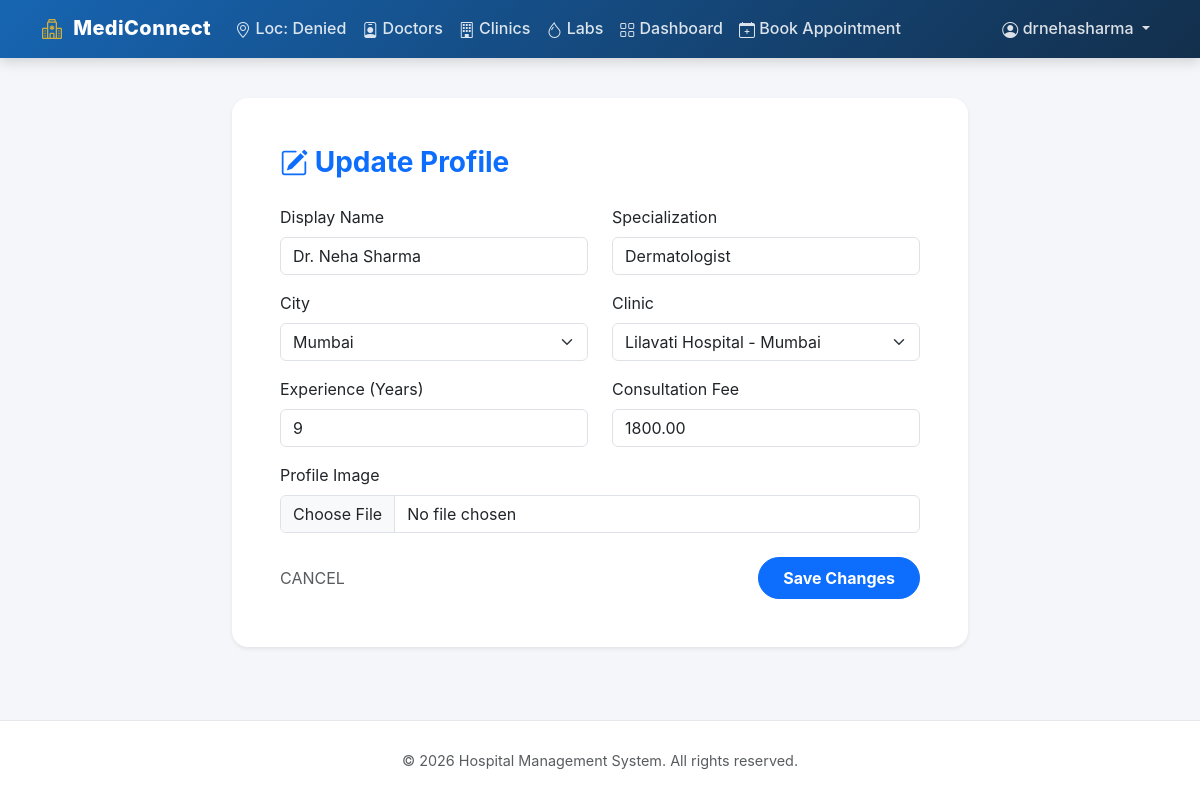
Screenshot of /profile/update/ (signed in) with the database file from the repository.
### doctors/models.py (models this page shows, shortened)
class Doctor(models.Model):
    user = models.OneToOneField(
        User, on_delete=models.CASCADE, related_name='doctor_profile',
        null=True, blank=True  # Admin-created doctors may not have user account
    )
    name = models.CharField(max_length=200)
    specialization = models.CharField(max_length=200)
    city = models.ForeignKey(City, on_delete=models.CASCADE, related_name='doctors')
    clinic = models.ForeignKey(
        Clinic, on_delete=models.CASCADE, related_name='doctors',
        help_text="Primary hospital/clinic"
    )
    experience = models.IntegerField(help_text="Years of experience")
    consultation_fee = models.DecimalField(max_digits=10, decimal_places=2)
    profile_image = models.ImageField(
        upload_to='doctors/', blank=True, null=True
    )
    class Meta:
        verbose_name_plural = "Doctors"

### doctors/views.py (the view)
# urls.py: path('profile/update/', views.update_profile, name='update_profile'),
@login_required
def update_profile(request):
    doctor = get_object_or_404(Doctor, user=request.user)
    if request.method == 'POST':
        form = DoctorProfileUpdateForm(request.POST, request.FILES, instance=doctor)
        if form.is_valid():
            form.save()
            messages.success(request, 'Profile updated successfully!')
            return redirect('doctors:dashboard')
    else:
        form = DoctorProfileUpdateForm(instance=doctor)
    return render(request, 'doctors/profile_update.html', {'form': form})

### hospitals/models.py (called while the page is built)
    def __str__(self):
        return self.name

    def __str__(self):
        return f"{self.name} - {self.city.name}"

### templates/doctors/profile_update.html (shortened to what this page needs)
{% extends 'base.html' %}
{% block content %}
<div class="row justify-content-center">
    <div class="col-md-8">
        <div class="card shadow-sm border-0" style="border-radius: 1rem;">
            <div class="card-body p-5">
                <h3 class="mb-4 text-primary fw-bold"><i class="bi bi-pencil-square"></i> Update Profile</h3>
                <form method="post" enctype="multipart/form-data" id="profileUpdateForm">
                    <div class="row">
                        <div class="col-md-6 mb-3">
                            <label class="form-label">Display Name</label>
                            {{ form.name }}
                        </div>
                        <div class="col-md-6 mb-3">
                            <label class="form-label">Specialization</label>
                            {{ form.specialization }}
                        </div>
                    </div>
                    <div class="row">
                        <div class="col-md-6 mb-3">
                            <label class="form-label">City</label>
                            {{ form.city }}
                        </div>
                        <div class="col-md-6 mb-3">
                            <label class="form-label">Clinic</label>
                            {{ form.clinic }}
                        </div>
                    </div>
                    <div class="row">
                        <div class="col-md-6 mb-3">
                            <label class="form-label">Experience (Years)</label>
                            {{ form.experience }}
                        </div>
                        <div class="col-md-6 mb-3">
                            <label class="form-label">Consultation Fee</label>
                            {{ form.consultation_fee }}
                        </div>
                    </div>
                    <div class="mb-4">
                        <label class="form-label">Profile Image</label>
                        {{ form.profile_image }}
                    </div>
                    <div class="d-flex justify-content-between align-items-center">
                        <a href="{% url 'doctors:dashboard' %}" class="text-decoration-none text-muted">CANCEL</a>
                        <button type="submit" class="btn btn-primary px-4 py-2 rounded-pill fw-bold">
                            Save Changes
                        </button>
                    </div>
                </form>
            </div>
        </div>
    </div>
</div>
{% endblock %}

### templates/base.html (shortened to what this page needs)
<!DOCTYPE html>
<html lang="en">
<head>
    <link href="https://cdn.jsdelivr.net/npm/bootstrap@5.3.2/dist/css/bootstrap.min.css" rel="stylesheet">
    <link href="https://cdn.jsdelivr.net/npm/bootstrap-icons@1.11.1/font/bootstrap-icons.css" rel="stylesheet">
</head>
<body>
    <nav class="navbar navbar-expand-lg navbar-dark bg-primary">
        <div class="container">
            <a class="navbar-brand" href="{% url 'doctors:doctor_list' %}">
                <i class="bi bi-hospital"></i> MediConnect
            </a>
            <div class="collapse navbar-collapse" id="navbarNav">
                <ul class="navbar-nav me-auto">
                    <li class="nav-item">
                        <span class="nav-link" id="userLocation"> Location</span>
                    </li>
                    <li class="nav-item">
                        <a class="nav-link" href="{% url 'doctors:doctor_list' %}"><i class="bi bi-person-badge"></i>
                            Doctors</a>
                    </li>
                    <li class="nav-item">
                        <a class="nav-link" href="{% url 'hospitals:clinic_list' %}"><i class="bi bi-building"></i>
                            Clinics</a>
                    </li>
                    <li class="nav-item">
                        <a class="nav-link" href="{% url 'hospitals:lab_list' %}"><i class="bi bi-droplet"></i> Labs</a>
                    </li>
                    {% if user.is_authenticated %}
                    {% if user.is_staff %}
                    <li class="nav-item">
                        <a class="nav-link" href="/admin/"><i class="bi bi-gear"></i> Admin</a>
                    </li>
                    {% elif user.is_authenticated and user.profile.role == 'PATIENT' %}
                    <li class="nav-item">
                        <a class="nav-link" href="{% url 'appointments:patient_dashboard' %}">
                            <i class="bi bi-grid"></i> Dashboard</a>
                    </li>
                    <li class="nav-item">
                        <a class="nav-link" href="{% url 'doctors:doctor_list' %}">
                            <i class="bi bi-calendar-plus"></i> Book Appointment
                        </a>
                    </li>
                    {% elif user.is_authenticated and user.profile.role == 'DOCTOR' %}
                    <li class="nav-item">
                        <a class="nav-link" href="{% url 'doctors:dashboard' %}"><i class="bi bi-grid"></i>
                            Dashboard</a>
                    </li>
                    {% endif %}
                    {% endif %}
                </ul>
                <ul class="navbar-nav">
                    {% if user.is_authenticated %}
                    <li class="nav-item dropdown">
                        <a class="nav-link dropdown-toggle" href="#" data-bs-toggle="dropdown">
                            <i class="bi bi-person-circle"></i> {{ user.get_full_name|default:user.username }}
                        </a>
                    </li>
                    {% endif %}
                </ul>
            </div>
        </div>
    </nav>
    <main class="container">
        {% block content %}{% endblock %}
    </main>
    <footer class="text-center text-muted">
        <div class="container">
            <p class="mb-0">&copy; {% now "Y" %} Hospital Management System. All rights reserved.</p>
        </div>
    </footer>
</body>
</html>

### templates/base.html (style rules this page uses)
:root { --royal-blue: #1765b2; --royal-blue-light: #132f4c; --emerald: #1fa37c; --emerald-dark: #178b69; --soft-gold: #d4af37; --bg-light: #f4f6f9; --text-dark: #1f2933; --text-muted: #6b7280; --card-bg: #ffffff; }
body { min-height: 100vh; display: flex; flex-direction: column; background-color: var(--bg-light); color: var(--text-dark); font-family: "Inter", "Segoe UI", system-ui, -apple-system, sans-serif; }
main { flex: 1; padding: 2.5rem 0; }
.navbar { background: linear-gradient(135deg, var(--royal-blue), var(--royal-blue-light)); box-shadow: 0 4px 12px rgba(0, 0, 0, 0.15); }
.navbar-brand { font-weight: 800; letter-spacing: 0.4px; color: #ffffff !important; }
.navbar-brand i { color: var(--soft-gold); margin-right: 6px; }
.nav-link { color: rgba(255, 255, 255, 0.85) !important; font-weight: 500; transition: all 0.25s ease; }
.card { background: var(--card-bg); border: none; border-radius: 1rem; box-shadow: 0 12px 30px rgba(0, 0, 0, 0.08); transition: transform 0.25s ease, box-shadow 0.25s ease; }
footer { background: #ffffff; border-top: 1px solid #e5e7eb; padding: 1.8rem 0; font-size: 0.9rem; color: var(--text-muted); }
footer p { margin-bottom: 0; }
i.bi { vertical-align: middle; }

### rows the page displays
Doctor: name "Dr. Neha Sharma", specialization "Dermatologist", city "Mumbai", clinic "Lilavati Hospital - Mumbai", experience "9", consultation_fee "1800.00"

### other values shown
{{ user.get_full_name|default:user.username }} "drnehasharma"
